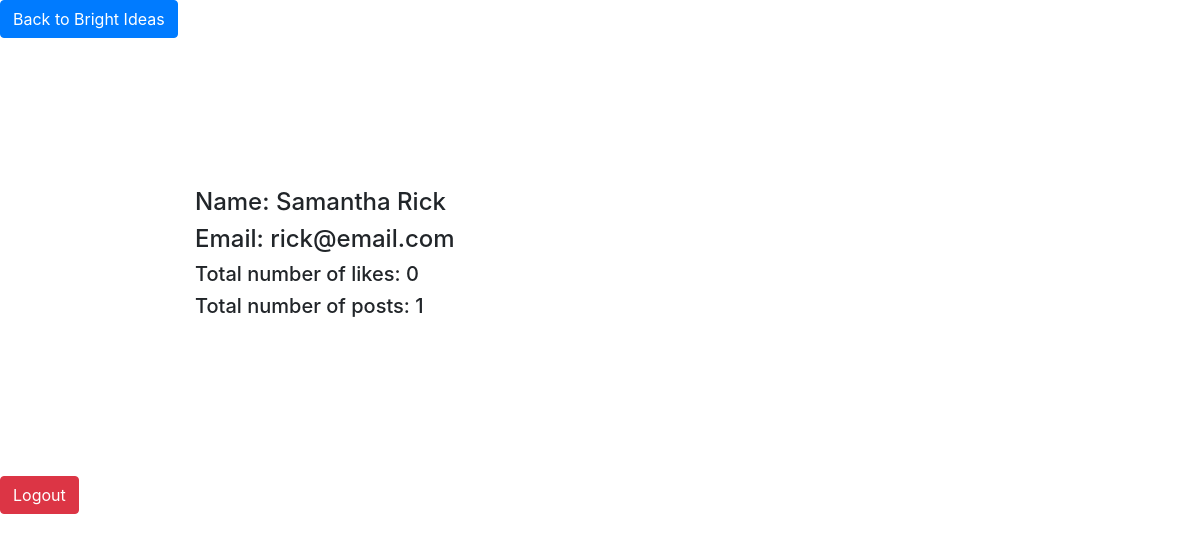
The page /users/4 on the database as committed earlier.
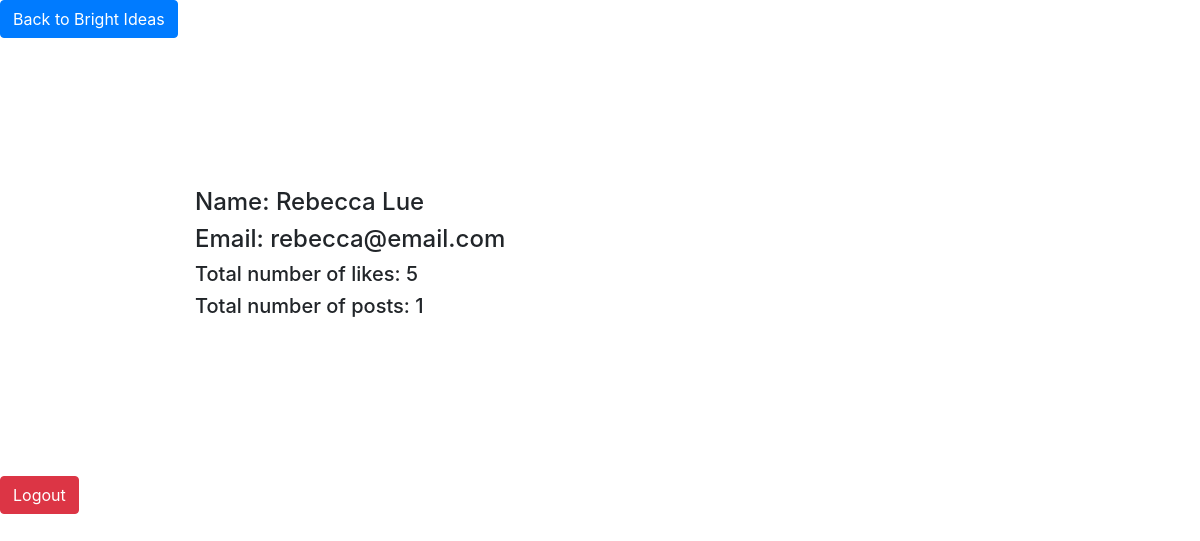
The same page on the database as committed later.
### app.py (models this page shows, shortened)
class User(db.Model):
    __tablename__ = "users"
    id=db.Column(db.Integer, primary_key=True)
    first_name=db.Column(db.String(255))
    last_name=db.Column(db.String(255))
    email=db.Column(db.String(255))
    password_hash=db.Column(db.String(255))
    liked_posts=db.relationship("Post", secondary=likes_table)
    followers=db.relationship("User",
        secondary=followers_table,
        primaryjoin=id==followers_table.c.followed_id,
        secondaryjoin=id==followers_table.c.follower_id,
        backref="following")
    created_at=db.Column(db.DateTime, server_default=func.now())
    updated_at=db.Column(db.DateTime, server_default=func.now(),onupdate=func.now())

### app.py (the view)
@app.route("/users/<id>", methods=["GET"])
def user_profile(id):
    user_profile = User.query.get(id)
    numlikes = len(user_profile.liked_posts)
    numposts = Post.query.filter(Post.author_id == id).count()
    return render_template("user_profile.html", user_profile=user_profile, numlikes = numlikes, numposts=numposts)

### templates/user_profile.html (shortened to what this page needs)
<!DOCTYPE html>
<html lang="en">
<head>
    <link rel="stylesheet" href="https://stackpath.bootstrapcdn.com/bootstrap/4.3.1/css/bootstrap.min.css">
    <link rel="stylesheet" type="text/css" href="{{url_for('static', filename='styles/user_profile.css')}}">
</head>
<body>
        <a href="/bright_ideas"><button type="button" class="btn btn-primary">Back to Bright Ideas</button></a>
        <div class="container">
            <div class="userprofile">
                <h4>Name: {{user_profile.first_name}} {{user_profile.last_name}}</h4>
                <h4>Email: {{user_profile.email}}</h4>
                <h5>Total number of likes: {{numlikes}}</h5>
                <h5>Total number of posts: {{numposts}}</h5>
            </div>
    </div>
    <a href="/logout"><button type="button" class="btn btn-danger">Logout</button></a>
</body>
</html>

Rows that differ between the two databases and show on the page:
changed User: first_name "Samantha" → "Rebecca"; last_name "Rick" → "Lue"; email "rick@email.com" → "rebecca@email.com"
Other text that changed with them:
{{ numlikes }}: "0" → "5"
